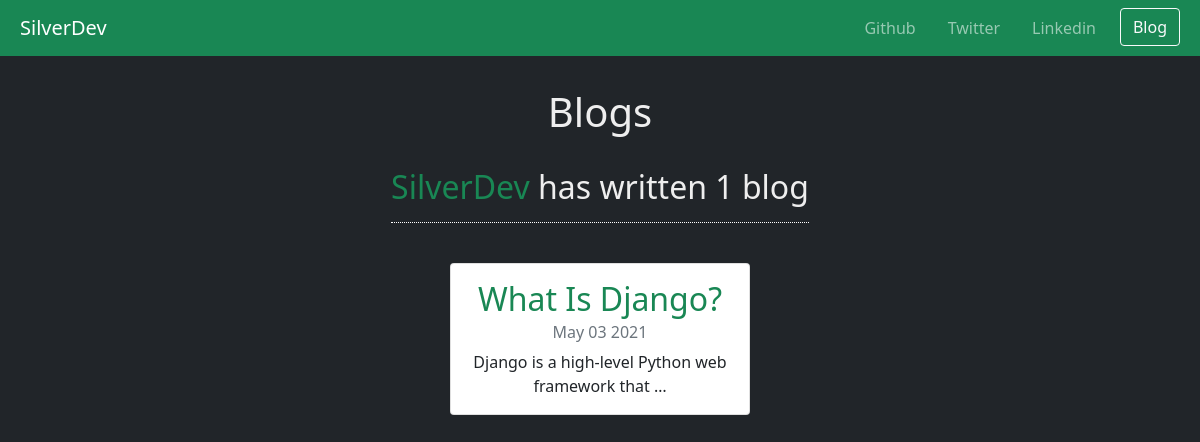
Screenshot of /blog/ with the database file from the repository.
### blog/models.py (models this page shows, shortened)
class Blog(models.Model):
    title = models.CharField(max_length=150)
    description = models.TextField(default="")
    date = models.DateField()

### blog/views.py (the view)
# urls.py: path("", views.all_blogs, name="all_blogs"),
def all_blogs(request):
    blogs = Blog.objects.order_by("-date")
    return render(request, "blog/all_blogs.html", {"blogs": blogs})

### blog/templates/blog/all_blogs.html
{% extends 'portfolio/base.html' %} {% block content %}
<div class="blogs">
  <h1>Blogs</h1>
  <h2 class="blog_count">
    <span style="color: #198754">SilverDev</span>
    has written {{ blogs.count }} blog{{ blogs.count |pluralize }}
  </h2>
  <div class="allblogs">
    {% for blog in blogs %}
    <div class="card">
      <div class="card-body">
        <h5 class="card-title">
          <a href="{% url 'blog:detail' blog.id %}">{{blog.title}}</a>
        </h5>
        <h6 class="card-subtitle mb-2 text-muted">
          {{blog.date | date:'M d Y'}}
        </h6>
        <p class="card-text">{{blog.description|striptags|truncatechars:50}}</p>
      </div>
    </div>
    {% endfor %}
  </div>
</div>
{% endblock content %}

### portfolio/static/portfolio/css/style.css (style rules this page uses)
body { background-color: #212529; color: #eee; text-align: center; width: 100%; }
.card { width: 100%; max-width: 300px; }
.card-body { color: #212529; display: flex; flex-direction: column; }
.card-text { flex: 1; }
.blogs { display: flex; flex-direction: column; align-items: center; margin: 2rem auto; }
.blogs h1 { margin-bottom: 2rem; }
.blog_count { padding-bottom: 1rem; border-bottom: 1px dotted #fff; }
.allblogs { max-width: 500px; }
.allblogs .card { margin: 2rem auto; }
.allblogs .card .card-title { text-transform: capitalize; font-size: 2rem; }
.card-title a { text-decoration: none; color: #198754; }

### rows the page displays
Blog: title "What Is Django?", date "May 03 2021", description "Django is a high-level Python web framework that …"

### other values shown
{{ blogs.count }} "1"
